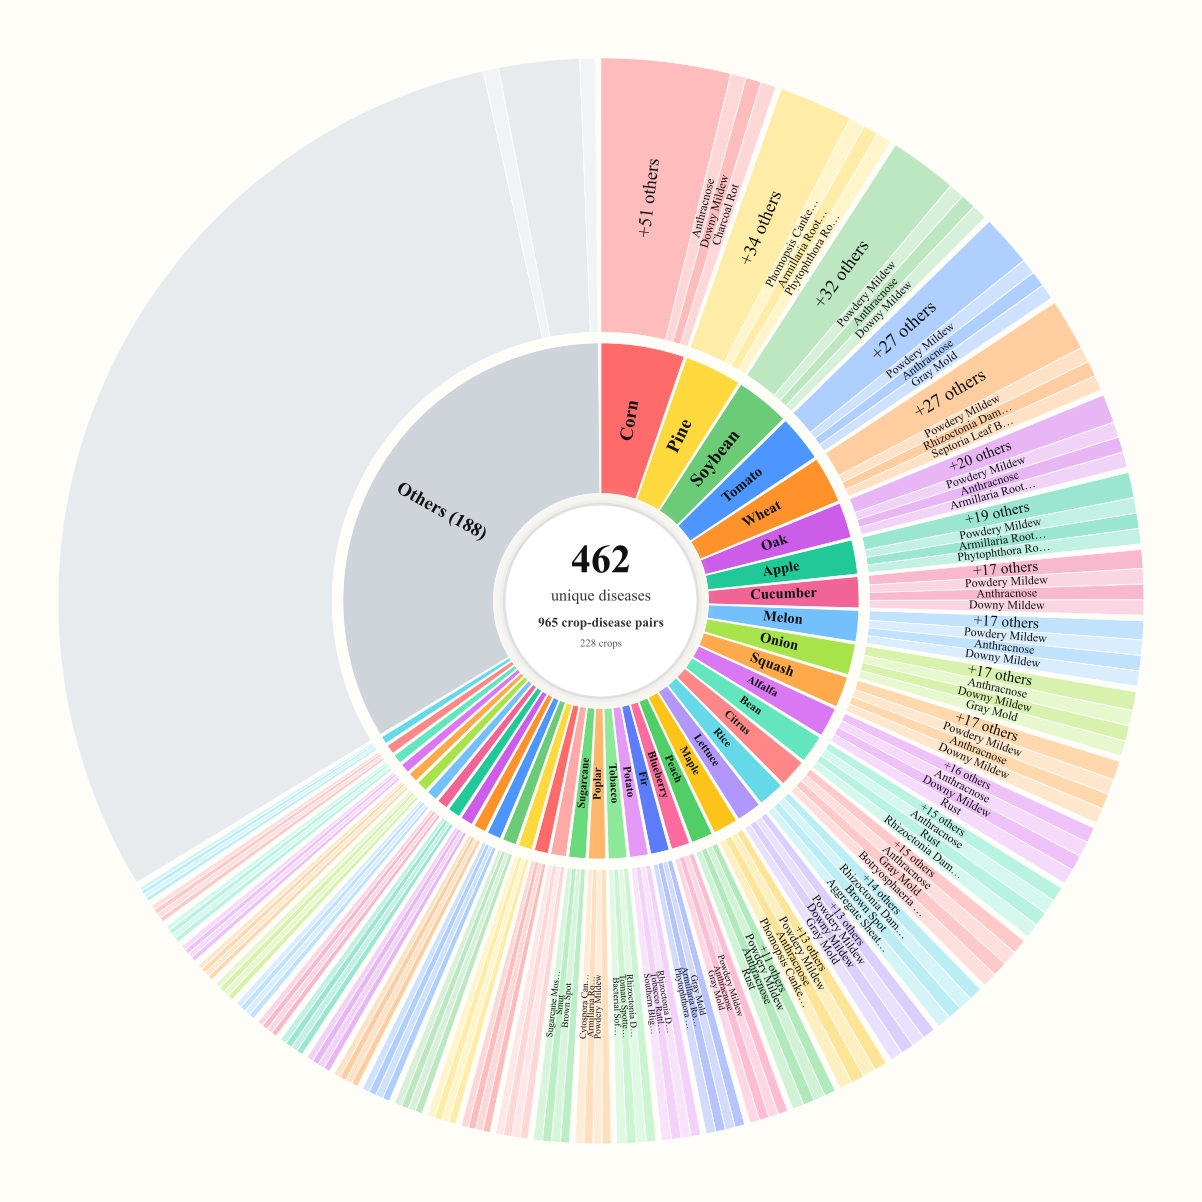

Write the Python code that produced this figure.


import json, math, os, sys
from collections import defaultdict
from pathlib import Path

import matplotlib
matplotlib.use("Agg")
import matplotlib.pyplot as plt
import matplotlib.patches as mpatches
import numpy as np


# ── Config ────────────────────────────────────────────────────────────────────

# Input: filtered JSON of VALID crops × CORRECT disease labels.
# Each disease counts as 1 unit (no image-count weighting).
SCRIPT_DIR = Path(__file__).resolve().parent
INPUT_FILE = SCRIPT_DIR / "disease_label_correct_only.json"
OUT_PNG    = "sunburst_diagram.png"
OUT_PDF    = "sunburst_diagram.pdf"
OUT_SVG    = "sunburst_diagram.svg"

FIG_SIZE    = (16, 16)
DPI         = 300
BG          = "#FFFDF7"
import matplotlib.font_manager as fm

# Use Times New Roman if installed, otherwise DejaVu Serif
_available = {f.name for f in fm.fontManager.ttflist}
FONT = "Times New Roman" if "Times New Roman" in _available else "DejaVu Serif"

# Ring geometry
R_CENTER    = 0.18
R_CROP_IN   = 0.20
R_CROP_OUT  = 0.48
R_DIS_IN    = 0.50
R_DIS_OUT   = 1.01

GAP_CROP    = 0.010
GAP_DIS     = 0.0008

# How many top crops to show individually; rest → "Others"
TOP_N_CROPS = 40

# How many diseases to show individually per crop; rest → "N others"
TOP_N_DISEASES_PER_CROP = 3

# Minimum disease slice angle (radians) — tiny slices still get a sliver
MIN_DIS_SPAN = 0.0018

# Reserved minimum arc (radians) for each NAMED disease slice so its label
# always fits. "+N others" gets whatever remains.
MIN_NAMED_DIS_SPAN = 0.028

# Only draw disease-ring text labels for crops ranked at or above this crop
# (by # of CORRECT diseases). Crops ranked below still get colored slices
# but no text. Set to None to label every crop.
DISEASE_LABEL_CUTOFF_CROP = "Sugarcane"

# Bright, cheerful, light & happy colour palette — one per crop.
# Last entry is reserved for the "Others" bucket.
CROP_COLORS = [
    "#FF6B6B",   # coral red
    "#FFD93D",   # sunny yellow
    "#6BCB77",   # fresh green
    "#4D96FF",   # sky blue
    "#FF922B",   # warm orange
    "#CC5DE8",   # lilac purple
    "#20C997",   # mint teal
    "#F06595",   # hot pink
    "#74C0FC",   # baby blue
    "#A9E34B",   # lime green
    "#FFA94D",   # peach orange
    "#DA77F2",   # lavender
    "#63E6BE",   # aqua
    "#FF8787",   # light red
    "#66D9E8",   # cyan
    "#B197FC",   # periwinkle
    "#FCC419",   # amber
    "#51CF66",   # emerald
    "#FF6B9D",   # rose pink
    "#5C7CFA",   # indigo
    "#E599F7",   # orchid
    "#8CE99A",   # light green
    "#FFB86B",   # apricot
    "#69DB7C",   # leaf green
    "#FFA8A8",   # salmon
    "#CED4DA",   # Others — light grey
]

# Lighter versions for disease ring (auto-computed)
def lighten(hex_color, f=0.38):
    h = hex_color.lstrip("#")
    rgb = [int(h[i:i+2], 16)/255 for i in (0,2,4)]
    rgb = [c + (1-c)*f for c in rgb]
    return "#{:02X}{:02X}{:02X}".format(*(int(c*255) for c in rgb))

def darken(hex_color, f=0.18):
    h = hex_color.lstrip("#")
    rgb = [int(h[i:i+2], 16)/255 for i in (0,2,4)]
    rgb = [c*(1-f) for c in rgb]
    return "#{:02X}{:02X}{:02X}".format(*(int(c*255) for c in rgb))


# ── JSON loading ──────────────────────────────────────────────────────────────

def load_json(path):
    """Load VALID crops × CORRECT diseases from disease_label_correct_only.json.

    Each disease is weighted as 1 unit. Crop total = number of CORRECT diseases
    for that crop.
    """
    with open(path, encoding="utf-8") as f:
        entries = json.load(f)
    crop_totals   = {}
    crop_diseases = {}
    for e in entries:
        crop = e["crop"].strip()
        diseases = [d.strip() for d in e.get("diseases", []) if d and d.strip()]
        if not diseases:
            continue
        crop_totals[crop]   = len(diseases)
        crop_diseases[crop] = {d: 1 for d in diseases}
    return crop_totals, crop_diseases


# ── Drawing primitives ────────────────────────────────────────────────────────

def arc_poly(ax, t1, t2, r_in, r_out, color, edge="#FFFFFF", lw=0.5):
    n  = 200
    th = np.linspace(t1, t2, n)
    xs = list(r_out*np.cos(th)) + list(r_in*np.cos(th[::-1]))
    ys = list(r_out*np.sin(th)) + list(r_in*np.sin(th[::-1]))
    ax.add_patch(plt.Polygon(list(zip(xs,ys)), closed=True,
                             facecolor=color, edgecolor=edge, linewidth=lw))


def arc_label(ax, text, r_mid, theta_mid, size, weight="normal",
              color="#111111", max_chars=22):
    if not text:
        return
    x = r_mid * math.cos(theta_mid)
    y = r_mid * math.sin(theta_mid)
    rot = math.degrees(theta_mid)
    if 90 < rot % 360 < 270:
        rot += 180
    if len(text) > max_chars:
        text = text[:max_chars-1] + "…"
    ax.text(x, y, text, ha="center", va="center",
            rotation=rot, rotation_mode="anchor",
            fontsize=size, fontfamily=FONT, fontweight=weight,
            color=color, clip_on=True, zorder=10)


def fmt(n):
    if n >= 1_000_000: return f"{n/1_000_000:.1f}M"
    if n >= 1_000:     return f"{n/1_000:.0f}K"
    return str(n)


# ── Main ──────────────────────────────────────────────────────────────────────

def draw(json_path, out_dir):
    crop_totals, crop_diseases = load_json(json_path)
    all_crops   = sorted(crop_totals, key=lambda c: -crop_totals[c])
    grand_total = sum(crop_totals.values())
    total_pairs = sum(len(v) for v in crop_diseases.values())

    # Cross-crop disease stats — used for middle disc + sort key
    disease_crop_count = defaultdict(int)
    for d_map in crop_diseases.values():
        for d in d_map:
            disease_crop_count[d] += 1
    unique_diseases = len(disease_crop_count)

    # Collapse diseases per crop: keep TOP_N (by cross-crop popularity), rest → "N others"
    def collapse(d_map):
        items = sorted(d_map.items(),
                        key=lambda kv: (-disease_crop_count[kv[0]], kv[0]))
        keep = items[:TOP_N_DISEASES_PER_CROP]
        rest = items[TOP_N_DISEASES_PER_CROP:]
        out = {name: w for name, w in keep}
        if rest:
            others_weight = sum(w for _, w in rest)
            out[f"+{len(rest)} others"] = others_weight
        return out

    crop_diseases = {c: collapse(m) for c, m in crop_diseases.items()}

    # Determine which crops get disease-ring text labels
    if DISEASE_LABEL_CUTOFF_CROP and DISEASE_LABEL_CUTOFF_CROP in all_crops:
        cutoff_rank = all_crops.index(DISEASE_LABEL_CUTOFF_CROP)
        labeled_crops = set(all_crops[:cutoff_rank + 1])
    else:
        labeled_crops = set(all_crops)

    # Split into top-N and "Others"
    top_crops   = all_crops[:TOP_N_CROPS]
    other_crops = all_crops[TOP_N_CROPS:]

    # Build ordered list: top crops + Others bucket
    ordered = top_crops[:]
    others_total    = sum(crop_totals[c] for c in other_crops)
    others_diseases = defaultdict(int)
    for c in other_crops:
        for d, n in crop_diseases[c].items():
            others_diseases[d] += n
    # Collapse the combined Others bucket too
    others_diseases = dict(others_diseases)
    if others_diseases:
        items = sorted(others_diseases.items(), key=lambda kv: -kv[1])
        keep = items[:TOP_N_DISEASES_PER_CROP]
        rest = items[TOP_N_DISEASES_PER_CROP:]
        others_diseases = {n: w for n, w in keep}
        if rest:
            others_diseases[f"+{len(rest)} others"] = sum(w for _, w in rest)

    has_others = bool(other_crops)
    color_map  = {}
    for i, c in enumerate(top_crops):
        color_map[c] = CROP_COLORS[i % (len(CROP_COLORS)-1)]
    if has_others:
        ordered.append("__OTHERS__")
        color_map["__OTHERS__"] = CROP_COLORS[-1]

    # ── Canvas ────────────────────────────────────────────────────────────────
    fig, ax = plt.subplots(figsize=FIG_SIZE, facecolor=BG)
    ax.set_aspect("equal")
    ax.set_xlim(-1.10, 1.10)
    ax.set_ylim(-1.10, 1.10)
    ax.axis("off")
    ax.set_facecolor(BG)

    # ── Crop ring ─────────────────────────────────────────────────────────────
    total_entries   = len(ordered)
    total_gap_crop  = GAP_CROP * total_entries
    usable_crop     = 2*math.pi - total_gap_crop
    start           = math.pi/2      # 12 o'clock, clockwise

    crop_angles = {}

    for label in ordered:
        if label == "__OTHERS__":
            images = others_total
        else:
            images = crop_totals[label]

        frac  = images / grand_total
        span  = usable_crop * frac
        end   = start - span
        crop_angles[label] = (end, start)
        color = color_map[label]

        arc_poly(ax, end, start, R_CROP_IN, R_CROP_OUT, color, lw=0.6)

        theta_mid = (start + end) / 2
        arc_len   = abs(span) * ((R_CROP_IN + R_CROP_OUT)/2)

        display = f"Others ({len(other_crops)})" if label == "__OTHERS__" else label

        if arc_len > 0.07:
            arc_label(ax, display, (R_CROP_IN+R_CROP_OUT)/2, theta_mid,
                      size=14, weight="bold", color="#111111")
        elif arc_len > 0.04:
            arc_label(ax, display, (R_CROP_IN+R_CROP_OUT)/2, theta_mid,
                      size=11, weight="bold", color="#111111", max_chars=12)
        elif arc_len > 0.022:
            arc_label(ax, display, (R_CROP_IN+R_CROP_OUT)/2, theta_mid,
                      size=8.5, weight="bold", color="#111111", max_chars=9)

        start = end - GAP_CROP

    # ── Disease ring ──────────────────────────────────────────────────────────
    for label in ordered:
        t1, t2 = crop_angles[label]

        if label == "__OTHERS__":
            diseases   = dict(sorted(others_diseases.items(), key=lambda x: -x[1]))
            crop_sum   = others_total
        else:
            diseases   = dict(sorted(crop_diseases[label].items(), key=lambda x: -x[1]))
            crop_sum   = crop_totals[label]

        n_dis      = len(diseases)
        if n_dis == 0:
            continue

        total_gap_dis = GAP_DIS * n_dis
        usable_dis    = (t2 - t1) - total_gap_dis
        if usable_dis <= 0:
            continue

        # Reserve a minimum arc for each NAMED disease so its label fits.
        # "+N others" takes whatever remains (proportional to its weight, but
        # floored at MIN_DIS_SPAN).
        items = list(diseases.items())
        named_idx   = [i for i, (n, _) in enumerate(items) if not n.startswith("+")]
        others_idx  = [i for i, (n, _) in enumerate(items) if n.startswith("+")]

        reserved = min(MIN_NAMED_DIS_SPAN, usable_dis / max(1, n_dis))
        reserved_total = reserved * len(named_idx)
        leftover = max(0.0, usable_dis - reserved_total)
        leftover_weight = sum(items[i][1] for i in others_idx) or 1

        spans = [0.0] * n_dis
        for i in named_idx:
            spans[i] = reserved
        for i in others_idx:
            w = items[i][1]
            spans[i] = max(MIN_DIS_SPAN, leftover * w / leftover_weight)

        # Rescale if we overshot
        total_span = sum(spans)
        if total_span > usable_dis and total_span > 0:
            s = usable_dis / total_span
            spans = [x * s for x in spans]

        d_start = t2
        base_rgb = [int(color_map[label].lstrip("#")[i:i+2], 16)/255 for i in (0,2,4)]
        draw_disease_text = label != "__OTHERS__" and label in labeled_crops

        for idx, ((disease, count), span_d) in enumerate(zip(items, spans)):
            d_end = d_start - span_d

            # Very pastel shades for disease ring — light and airy
            f = 0.55 + 0.18 * (idx % 2)
            rgb = [c + (1-c)*f for c in base_rgb]
            color_slice = "#{:02X}{:02X}{:02X}".format(*(int(c*255) for c in rgb))

            arc_poly(ax, d_end, d_start, R_DIS_IN, R_DIS_OUT,
                     color_slice, lw=0.4)

            theta_mid = (d_start + d_end) / 2
            arc_len   = abs(span_d) * ((R_DIS_IN + R_DIS_OUT)/2)
            is_named  = not disease.startswith("+")

            if draw_disease_text:
                if arc_len > 0.048:
                    arc_label(ax, disease, (R_DIS_IN+R_DIS_OUT)/2, theta_mid,
                              size=14.0, color="#111111", max_chars=26)
                elif arc_len > 0.026:
                    arc_label(ax, disease, (R_DIS_IN+R_DIS_OUT)/2, theta_mid,
                              size=11.5, color="#111111", max_chars=22)
                elif arc_len > 0.014:
                    arc_label(ax, disease, (R_DIS_IN+R_DIS_OUT)/2, theta_mid,
                              size=9.0, color="#111111", max_chars=16)
                elif is_named:
                    # Force-draw named-disease label even when the slice is thin
                    arc_label(ax, disease, (R_DIS_IN+R_DIS_OUT)/2, theta_mid,
                              size=7.0, color="#111111", max_chars=14)

            d_start = d_end - GAP_DIS

    # ── Centre disc ────────────────────────────────────────────────────────────
    # Shadow rings
    for r, alpha in [(R_CENTER+0.030, 0.06), (R_CENTER+0.018, 0.10), (R_CENTER+0.008, 0.14)]:
        shadow = plt.Circle((0,0), r, facecolor="#CCCCCC", edgecolor="none",
                            alpha=alpha, zorder=4)
        ax.add_patch(shadow)

    disc = plt.Circle((0,0), R_CENTER,
                      facecolor="#FFFFFF", edgecolor="#E0E0E0",
                      linewidth=2.0, zorder=5)
    ax.add_patch(disc)

    ax.text(0,  0.070, fmt(unique_diseases),
            ha="center", va="center",
            fontsize=30, fontfamily=FONT, fontweight="bold",
            color="#111111", zorder=6)
    ax.text(0,  0.008, "unique diseases",
            ha="center", va="center",
            fontsize=12, fontfamily=FONT, fontweight="normal",
            color="#333333", zorder=6)
    ax.text(0, -0.042,
            f"{total_pairs} crop-disease pairs",
            ha="center", va="center",
            fontsize=10, fontfamily=FONT, fontweight="bold",
            color="#333333", zorder=6)
    ax.text(0, -0.080,
            f"{len(all_crops)} crops",
            ha="center", va="center",
            fontsize=8, fontfamily=FONT,
            color="#555555", zorder=6)

    # ── Export ─────────────────────────────────────────────────────────────────
    os.makedirs(out_dir, exist_ok=True)
    for fname, fmt_str in [(OUT_PNG,"png"),(OUT_PDF,"pdf"),(OUT_SVG,"svg")]:
        path = os.path.join(out_dir, fname)
        fig.savefig(path, format=fmt_str, dpi=DPI,
                    bbox_inches="tight", facecolor=BG)
        print(f"[✓] {fmt_str.upper():4s} → {path}")
    plt.close(fig)
    print("Done.")


def main():
    json_path = sys.argv[1] if len(sys.argv) > 1 else INPUT_FILE
    out_dir   = sys.argv[2] if len(sys.argv) > 2 else "."
    print(f"Reading: {json_path}")
    draw(json_path, out_dir)

if __name__ == "__main__":
    main()
